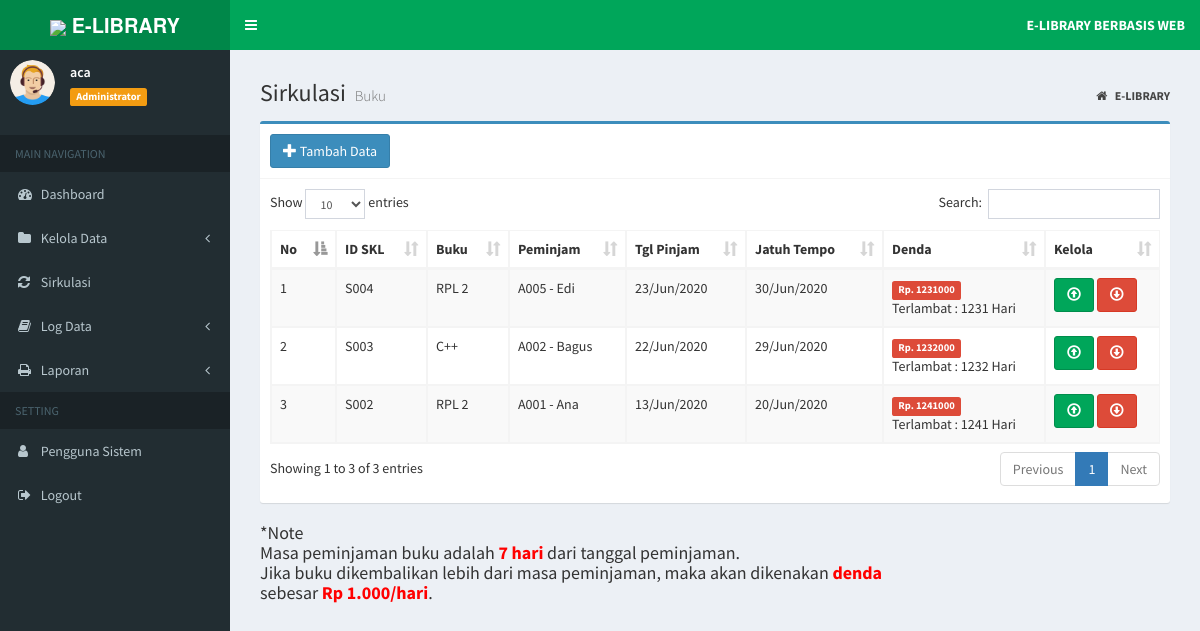
Page /index.php?page=data_sirkul (signed in) on the committed database.
### tables this page shows
CREATE TABLE `tb_sirkulasi` (
  `id_sk` varchar(20) NOT NULL,
  `id_buku` varchar(10) NOT NULL,
  `id_anggota` varchar(10) NOT NULL,
  `tgl_pinjam` date NOT NULL,
  `tgl_kembali` date NOT NULL,
  `status` enum('PIN','KEM') NOT NULL
);

CREATE TABLE `tb_buku` (
  `id_buku` varchar(10) NOT NULL,
  `judul_buku` varchar(30) NOT NULL,
  `pengarang` varchar(30) NOT NULL,
  `penerbit` varchar(30) NOT NULL,
  `th_terbit` year(4) NOT NULL
);

CREATE TABLE `tb_anggota` (
  `id_anggota` varchar(10) NOT NULL,
  `nama` varchar(20) NOT NULL,
  `jekel` enum('Laki-laki','Perempuan') NOT NULL,
  `kelas` varchar(50) NOT NULL,
  `no_hp` varchar(15) NOT NULL
);

### admin/sirkul/data_sirkul.php (the view)
<section class="content-header">
	<h1>
		Sirkulasi
		<small>Buku</small>
	</h1>
	<ol class="breadcrumb">
		<li>
			<a href="index.php">
				<i class="fa fa-home"></i>
				<b>E-LIBRARY</b>
			</a>
		</li>
	</ol>
</section>
<section class="content">
	<div class="box box-primary">
		<div class="box-header with-border">
			<a href="?page=add_sirkul" title="Tambah Data" class="btn btn-primary">
				<i class="glyphicon glyphicon-plus"></i> Tambah Data</a>
		</div>
		<div class="box-body">
			<div class="table-responsive">
				<table id="example1" class="table table-bordered table-striped">
					<thead>
						<tr>
							<th>No</th>
							<th>ID SKL</th>
							<th>Buku</th>
							<th>Peminjam</th>
							<th>Tgl Pinjam</th>
							<th>Jatuh Tempo</th>
							<th>Denda</th>
							<th>Kelola</th>
						</tr>
					</thead>
					<tbody>
						<?php
						$no = 1;
						$sql = $koneksi->query("SELECT s.id_sk, b.judul_buku,
				  a.id_anggota,
				  a.nama,
				  s.tgl_pinjam,
				  s.tgl_kembali
                  from tb_sirkulasi s inner join tb_buku b on s.id_buku=b.id_buku
				  inner join tb_anggota a on s.id_anggota=a.id_anggota where status='PIN' order by tgl_pinjam desc");
						while ($data = $sql->fetch_assoc()) {
						?>
							<tr>
								<td>
									<?php echo $no++; ?>
								</td>
								<td>
									<?php echo $data['id_sk']; ?>
								</td>
								<td>
									<?php echo $data['judul_buku']; ?>
								</td>
								<td>
									<?php echo $data['id_anggota']; ?>
									-
									<?php echo $data['nama']; ?>
								</td>
								<td>
									<?php $tgl = $data['tgl_pinjam'];
									echo date("d/M/Y", strtotime($tgl)) ?>
								</td>
								<td>
									<?php $tgl = $data['tgl_kembali'];
									echo date("d/M/Y", strtotime($tgl)) ?>
								</td>
								<?php
								$u_denda = 1000;
								$tgl1 = date("Y-m-d");
								$tgl2 = $data['tgl_kembali'];
								$pecah1 = explode("-", $tgl1);
								$date1 = $pecah1[2];
								$month1 = $pecah1[1];
								$year1 = $pecah1[0];
								$pecah2 = explode("-", $tgl2);
								$date2 = $pecah2[2];
								$month2 = $pecah2[1];
								$year2 =  $pecah2[0];
								$jd1 = GregorianToJD($month1, $date1, $year1);
								$jd2 = GregorianToJD($month2, $date2, $year2);
								$selisih = $jd1 - $jd2;
								$denda = $selisih * $u_denda;
								?>
								<td>
									<?php if ($selisih <= 0) { ?>
										<span class="label label-primary">Masa Peminjaman</span>
									<?php } elseif ($selisih > 0) { ?>
										<span class="label label-danger">
											Rp.
											<?= $denda ?>
										</span>
										<br> Terlambat :
										<?= $selisih ?>
										Hari
								</td>
							<?php } ?>
							<td>
								<a href="?page=panjang&kode=<?php echo $data['id_sk']; ?>" onclick="return confirm('Perpanjang Data Ini ?')" title="Perpanjang" class="btn btn-success">
									<i class="glyphicon glyphicon-upload"></i>
								</a>
								<a href="?page=kembali&kode=<?php echo $data['id_sk']; ?>" onclick="return confirm('Kembalikan Buku Ini ?')" title="Kembalikan" class="btn btn-danger">
									<i class="glyphicon glyphicon-download"></i>
							</td>
							</tr>
						<?php
						}
						?>
					</tbody>
				</table>
			</div>
		</div>
	</div>
	<h4> *Note
		<br> Masa peminjaman buku adalah <span style="color:red; font-weight:bold;">7 hari</span> dari tanggal peminjaman.
		<br> Jika buku dikembalikan lebih dari masa peminjaman, maka akan dikenakan <span style="color:red; font-weight:bold;">denda</span>
		<br> sebesar <span style="color:red; font-weight:bold;">Rp 1.000/hari</span>.
	</h4>
</section>

### index.php (shortened to what this page needs)
<?php
if (isset($_SESSION["ses_username"]) == "") {
	header("location: login.php");
} else {
	$data_nama = $_SESSION["ses_nama"];
	$data_level = $_SESSION["ses_level"];
}
include "inc/koneksi.php";
?>
<!DOCTYPE html>
<html>
<head>
	<link rel="stylesheet" href="bootstrap/css/bootstrap.min.css">
	<link rel="stylesheet" href="https://cdnjs.cloudflare.com/ajax/libs/font-awesome/4.5.0/css/font-awesome.min.css">
	<link rel="stylesheet" href="https://cdnjs.cloudflare.com/ajax/libs/ionicons/2.0.1/css/ionicons.min.css">
	<link rel="stylesheet" href="plugins/datatables/dataTables.bootstrap.css">
	<link rel="stylesheet" href="plugins/select2/select2.min.css">
	<link rel="stylesheet" href="dist/css/AdminLTE.min.css">
	<link rel="stylesheet" href="dist/css/skins/_all-skins.min.css">
</head>
<body class="hold-transition skin-green sidebar-mini">
	<div class="wrapper">
		<header class="main-header">
			<a href="index.php" class="logo">
				<span class="logo-lg">
					<img src="dist/img/logo.png" width="37px">
					<b>E-LIBRARY</b>
				</span>
			</a>
			<nav class="navbar navbar-static-top">
				<a href="#" class="sidebar-toggle" data-toggle="offcanvas" role="button">
				</a>
				<div class="navbar-custom-menu">
					<ul class="nav navbar-nav">
						<li class="dropdown messages-menu">
							<a class="dropdown-toggle">
								<span>
									<b>
										E-LIBRARY BERBASIS WEB
									</b>
								</span>
							</a>
						</li>
					</ul>
				</div>
			</nav>
		</header>
		<aside class="main-sidebar">
			<section class="sidebar">
				</<b>
				<div class="user-panel">
					<div class="pull-left image">
						<img src="dist/img/avatar.png" class="img-circle" alt="User Image">
					</div>
					<div class="pull-left info">
						<p>
							<?php echo $data_nama; ?>
						</p>
						<span class="label label-warning">
							<?php echo $data_level; ?>
						</span>
					</div>
				</div>
				<ul class="sidebar-menu">
					<li class="header">MAIN NAVIGATION</li>
					<?php
					if ($data_level == "Administrator") {
					?>
						<li class="treeview">
							<a href="?page=admin">
								<i class="fa fa-dashboard"></i>
								<span>Dashboard</span>
							</a>
						</li>
						<li class="treeview">
							<a href="#">
								<i class="fa fa-folder"></i>
								<span>Kelola Data</span>
								<span class="pull-right-container">
									<i class="fa fa-angle-left pull-right"></i>
								</span>
							</a>
						</li>
						<li class="treeview">
							<a href="?page=data_sirkul">
								<i class="fa fa-refresh"></i>
								<span>Sirkulasi</span>
							</a>
						</li>
						<li class="treeview">
							<a href="#">
								<i class="fa fa-book"></i>
								<span>Log Data</span>
								<span class="pull-right-container">
									<i class="fa fa-angle-left pull-right"></i>
								</span>
							</a>
						</li>
						<li class="treeview">
							<a href="#">
								<i class="fa fa-print"></i>
								<span>Laporan</span>
								<span class="pull-right-container">
									<i class="fa fa-angle-left pull-right"></i>
								</span>
							</a>
						</li>
						<li class="header">SETTING</li>
						<li class="treeview">
							<a href="?page=MyApp/data_pengguna">
								<i class="fa fa-user"></i>
								<span>Pengguna Sistem</span>
							</a>
						</li>
					<?php
					}
					?>
					<li>
						<a href="logout.php" onclick="return confirm('Anda yakin keluar dari aplikasi ?')">
							<i class="fa fa-sign-out"></i>
							<span>Logout</span>
						</a>
					</li>
			</section>
		</aside>
		<div class="content-wrapper">
			<section class="content">
				<?php
				if (isset($_GET['page'])) {
					$hal = $_GET['page'];
					switch ($hal) {
						case 'data_sirkul':
							include "admin/sirkul/data_sirkul.php";
							break;
					}
				} else {
					if ($data_level == "Administrator") {
						include "home/admin.php";
					} elseif ($data_level == "Petugas") {
						include "home/petugas.php";
					}
				}
				?>
			</section>
		</div>
</body>
</html>

### rows in the picture
tb_sirkulasi: id_sk "S004", id_buku.judul_buku "RPL 2", id_anggota.id_anggota "A005", id_anggota.nama "Edi", tgl_pinjam "23/Jun/2020", tgl_kembali "30/Jun/2020", tgl_kembali "1231000", tgl_kembali "1231"
tb_sirkulasi: id_sk "S003", id_buku.judul_buku "C++", id_anggota.id_anggota "A002", id_anggota.nama "Bagus", tgl_pinjam "22/Jun/2020", tgl_kembali "29/Jun/2020", tgl_kembali "1232000", tgl_kembali "1232"
tb_sirkulasi: id_sk "S002", id_buku.judul_buku "RPL 2", id_anggota.id_anggota "A001", id_anggota.nama "Ana", tgl_pinjam "13/Jun/2020", tgl_kembali "20/Jun/2020", tgl_kembali "1241000", tgl_kembali "1241"

### other values in the picture
$data_nama "aca"
$data_level "Administrator"
